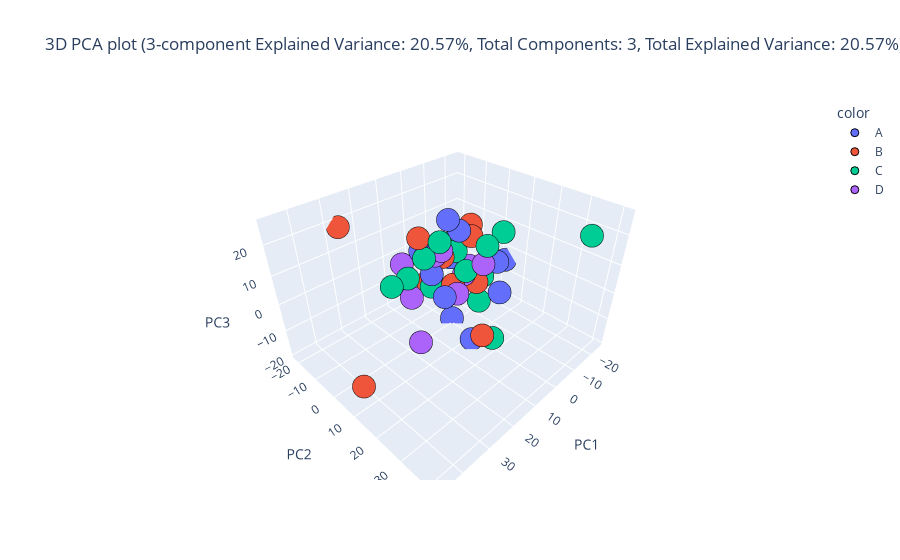

Notebook source saved alongside this figure:
### Code cell
_, pca3d_train_df, _, pca3d_test_df = eda.dimensionality_reduction(train_df, test_df, id_features, categorical_features, continuous_features, target="Dukes Stage", method="pca", plot_type="3d", components=3)

### Figure 1 — Plotly figure (JSON) as saved in the notebook; plotly's stock layout.template omitted (floating-point values rounded to 4 significant figures)
{"data": [{"hovertemplate": "color=A<br>PC1=%{x}<br>PC2=%{y}<br>PC3=%{z}<extra></extra>", "legendgroup": "A", "marker": {"color": "#636efa", "line": {"color": "Black", "width": 1}, "opacity": 1, "symbol": "circle"}, "mode": "markers", "name": "A", "scene": "scene", "showlegend": true, "type": "scatter3d", "x": [3.967, -4.985, -13.22, 4.656, 10.87, -24.13, -8.504, -13.79, -7.283, 5.54, -0.3174], "y": [12.74, -7.141, 7.683, -10.28, 7.364, 2.509, -9.588, 9.159, -4.26, -4.034, -0.5698], "z": [-18.54, 14.44, 1.421, 5.517, -0.7579, -4.769, -2.211, -10.55, 10.75, -0.2273, -19.72]}, {"hovertemplate": "color=B<br>PC1=%{x}<br>PC2=%{y}<br>PC3=%{z}<extra></extra>", "legendgroup": "B", "marker": {"color": "#EF553B", "line": {"color": "Black", "width": 1}, "opacity": 1, "symbol": "circle"}, "mode": "markers", "name": "B", "scene": "scene", "showlegend": true, "type": "scatter3d", "x": [-9.667, 12.99, -1.779, -6.721, -10.85, 26.72, 46.47, -16.29, 8.624, -1.929], "y": [2.022, 24.66, -6.467, -19.84, -1.987, -21.52, 13.61, -7.351, -6.389, -1.711], "z": [-7.662, -4.142, 2.138, -16.59, 8.245, 18.17, -7.923, 8.606, 13.29, -6.791]}, {"hovertemplate": "color=C<br>PC1=%{x}<br>PC2=%{y}<br>PC3=%{z}<extra></extra>", "legendgroup": "C", "marker": {"color": "#00cc96", "line": {"color": "Black", "width": 1}, "opacity": 1, "symbol": "circle"}, "mode": "markers", "name": "C", "scene": "scene", "showlegend": true, "type": "scatter3d", "x": [-15.4, 1.999, -8.422, 11.87, 20.68, 9.336, 1.949, -7.753, -8.507, -4.234, -6.051, -18.6, -8.503, 13.14, -3.539], "y": [-0.3559, 19.72, -13.5, 6.507, -5.676, -3.228, -8.248, 41.29, 4.43, 1.904, -4.557, 5.234, -8.295, -7.036, 11.12], "z": [-8.968, -14.97, 1.801, 18.32, 1.444, 7.693, -8.964, 26.19, -13.82, -0.6908, 3.411, 9.535, 4.551, 0.2928, 12.8]}, {"hovertemplate": "color=D<br>PC1=%{x}<br>PC2=%{y}<br>PC3=%{z}<extra></extra>", "legendgroup": "D", "marker": {"color": "#ab63fa", "line": {"color": "Black", "width": 1}, "opacity": 1, "symbol": "circle"}, "mode": "markers", "name": "D", "scene": "scene", "showlegend": true, "type": "scatter3d", "x": [11.76, 3.671, 20.8, 8.016, -8.184, 4.463, -11.63, -0.05502, -7.165], "y": [-7.252, -4.268, 6.983, -16.17, 6.0, -0.5497, -3.191, 2.179, -1.663], "z": [-8.099, 5.916, -12.98, -0.6874, 2.007, 9.516, -4.259, -7.66, -5.071]}], "layout": {"legend": {"title": {"text": "color"}, "tracegroupgap": 0}, "scene": {"domain": {"x": [0, 1], "y": [0, 1]}, "xaxis": {"title": {"text": "PC1"}}, "yaxis": {"title": {"text": "PC2"}}, "zaxis": {"title": {"text": "PC3"}}}, "title": {"text": "3D PCA plot (3-component Explained Variance: 20.57%, Total Components: 3, Total Explained Variance: 20.57%)"}}}
